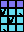

Rendered tile map (Tiled .tmx) drawn with the repository's tilesets; below, a short description and the full map source, tile grids included:
An orthogonal 3x4 tile map with 8x8 px tiles, 1 tile layer (namtbl).

<map version="1.5" tiledversion="1.5.0" orientation="orthogonal" renderorder="right-down" width="3" height="4" tilewidth="8" tileheight="8" infinite="0" nextlayerid="2" nextobjectid="1">
 <tileset firstgid="1" name="charset" tilewidth="8" tileheight="8" tilecount="256" columns="16">
  <image source="charset@6000.namtbl.png" width="128" height="128" />
 </tileset>
 <layer id="1" name="namtbl" width="3" height="4">
  <data encoding="csv">
155,155,155,
176,169,174,
169,176,169,
174,169,169
</data>
 </layer>
</map>
